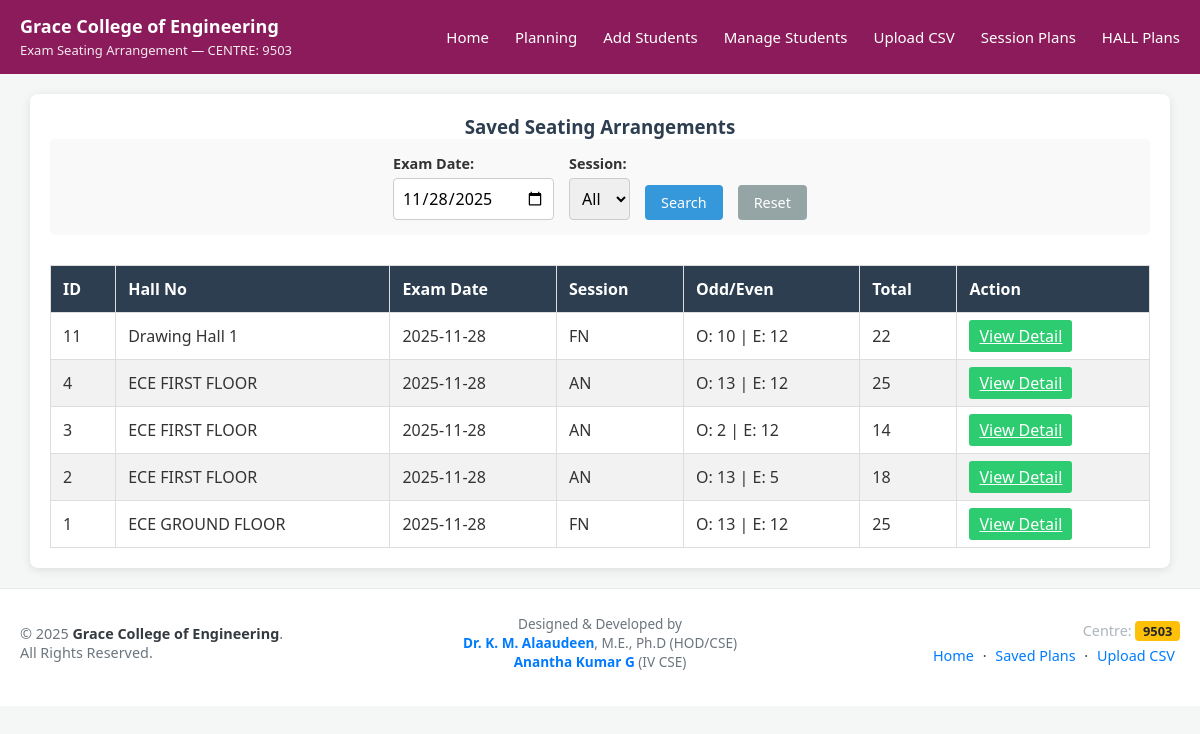
Page /view_plan.php?exam_date=2025-11-28 on the committed database.
### tables this page shows
CREATE TABLE `exam_seating` (
  `id` int(11) NOT NULL,
  `odd_i` text NOT NULL,
  `even_i` text NOT NULL,
  `hall_no` varchar(50) NOT NULL,
  `exam_date` date NOT NULL,
  `session` varchar(10) NOT NULL,
  `subject` varchar(255) NOT NULL,
  `total_students` int(11) DEFAULT 0,
  `created_at` timestamp NOT NULL DEFAULT current_timestamp(),
  `odd_dept` text DEFAULT NULL,
  `left_subjects` text DEFAULT NULL,
  `even_dept` text DEFAULT NULL,
  `right_subjects` text DEFAULT NULL,
  `odd_subjects` text DEFAULT NULL,
  `even_subjects` text DEFAULT NULL
);

### view_plan.php (the view, shortened to what this page needs)
<?php
include 'connection.php';
$filter_date    = isset($_GET['exam_date']) ? trim($_GET['exam_date']) : '';
$sql = "SELECT * FROM exam_seating WHERE 1=1";
if ($filter_date != '') {
    $date_esc = mysqli_real_escape_string($conn, $filter_date);
    $sql .= " AND exam_date = '" . $date_esc . "'";
}
$sql .= " ORDER BY id DESC";
$res = mysqli_query($conn, $sql);
?>
<!DOCTYPE html>
<html lang="en">
<head>
</head>
<body>
    <?php include 'menu.php'; ?>
    <div class="container">
        <h3>Saved Seating Arrangements</h3>
        <form method="get" class="filter-form">
            <div class="form-group">
                <label>Exam Date:</label>
                <input type="date" name="exam_date" class="form-control"
                    value="<?php echo htmlspecialchars($filter_date); ?>">
            </div>
            <div class="form-group">
                <label>Session:</label>
                <select name="session" class="form-control">
                    <option value="">All</option>
                </select>
            </div>
            <button type="submit" class="btn btn-primary">Search</button>
            <a href="view_seating_list.php" class="btn btn-secondary">Reset</a>
        </form>
        <table class="seating-table">
            <thead>
                <tr>
                    <th>ID</th>
                    <th>Hall No</th>
                    <th>Exam Date</th>
                    <th>Session</th>
                    <th>Odd/Even</th>
                    <th>Total</th>
                    <th>Action</th>
                </tr>
            </thead>
            <tbody>
                <?php
                if ($res && mysqli_num_rows($res) > 0) {
                    while ($row = mysqli_fetch_assoc($res)) {
                        $oddArr  = unserialize($row['odd_i']);
                        $evenArr = unserialize($row['even_i']);
                        $oddCount  = is_array($oddArr)  ? count($oddArr)  : 0;
                        $evenCount = is_array($evenArr) ? count($evenArr) : 0;
                        echo "<tr>
                            <td data-label='ID'>{$row['id']}</td>
                            <td data-label='Hall No'>{$row['hall_no']}</td>
                            <td data-label='Date'>{$row['exam_date']}</td>
                            <td data-label='Session'>{$row['session']}</td>
                            <td data-label='Counts'>O: $oddCount | E: $evenCount</td>
                            <td data-label='Total'>{$row['total_students']}</td>
                            <td data-label='Action'>
                                <a href='view_seating_single.php?id={$row['id']}' class='btn-view'>View Detail</a>
                            </td>
                        </tr>";
                    }
                } else {
                    echo "<tr><td colspan='7' style='text-align:center; color:red;'>No seating plans found</td></tr>";
                }
                ?>
            </tbody>
        </table>
    </div>
    <?php include 'footer.php'; ?>
</body>
</html>

### view_plan.php (style rules this page uses)
body { font-family: 'Segoe UI', Arial, sans-serif; background-color: #f4f7f6; margin: 0; padding: 0; color: #333; }
.container { width: 95%; max-width: 1200px; margin: 20px auto; background: #fff; padding: 20px; border-radius: 8px; box-shadow: 0 2px 10px rgba(0,0,0,0.1); }
h3 { text-align: center; color: #2c3e50; }
.filter-form { display: flex; flex-wrap: wrap; gap: 15px; justify-content: center; align-items: flex-end; margin-bottom: 30px; padding: 15px; background: #f9f9f9; border-radius: 5px; }
.form-group { display: flex; flex-direction: column; }
.form-group label { font-size: 0.9rem; font-weight: bold; margin-bottom: 5px; }
.form-control { padding: 8px; border: 1px solid #ccc; border-radius: 4px; font-size: 1rem; }
.btn { padding: 8px 16px; border: none; border-radius: 4px; cursor: pointer; text-decoration: none; font-size: 0.9rem; transition: opacity 0.2s; }
.btn-primary { background-color: #3498db; color: white; }
.btn-secondary { background-color: #95a5a6; color: white; }
.btn-view { background-color: #2ecc71; color: white; padding: 5px 10px; border-radius: 3px; }
.seating-table { width: 100%; border-collapse: collapse; margin-top: 10px; }
.seating-table th, .seating-table td { border: 1px solid #ddd; padding: 12px; text-align: left; }
.seating-table thead { background-color: #2c3e50; color: white; }
.seating-table tr:nth-child(even) { background-color: #f2f2f2; }

### menu.php (style rules this page uses)
* { margin: 0; padding: 0; box-sizing: border-box; font-family: "Segoe UI", system-ui, sans-serif; }
:root { --primary: #8b1b5a; --white: #ffffff; }

### rows in the picture
exam_seating: id "11", hall_no "Drawing Hall 1", exam_date "2025-11-28", session "FN", odd_i "10", even_i "12", total_students "22"
exam_seating: id "4", hall_no "ECE FIRST FLOOR", exam_date "2025-11-28", session "AN", odd_i "13", even_i "12", total_students "25"
exam_seating: id "3", hall_no "ECE FIRST FLOOR", exam_date "2025-11-28", session "AN", odd_i "2", even_i "12", total_students "14"
exam_seating: id "2", hall_no "ECE FIRST FLOOR", exam_date "2025-11-28", session "AN", odd_i "13", even_i "5", total_students "18"
exam_seating: id "1", hall_no "ECE GROUND FLOOR", exam_date "2025-11-28", session "FN", odd_i "13", even_i "12", total_students "25"

### other values in the picture
$centre "9503"
